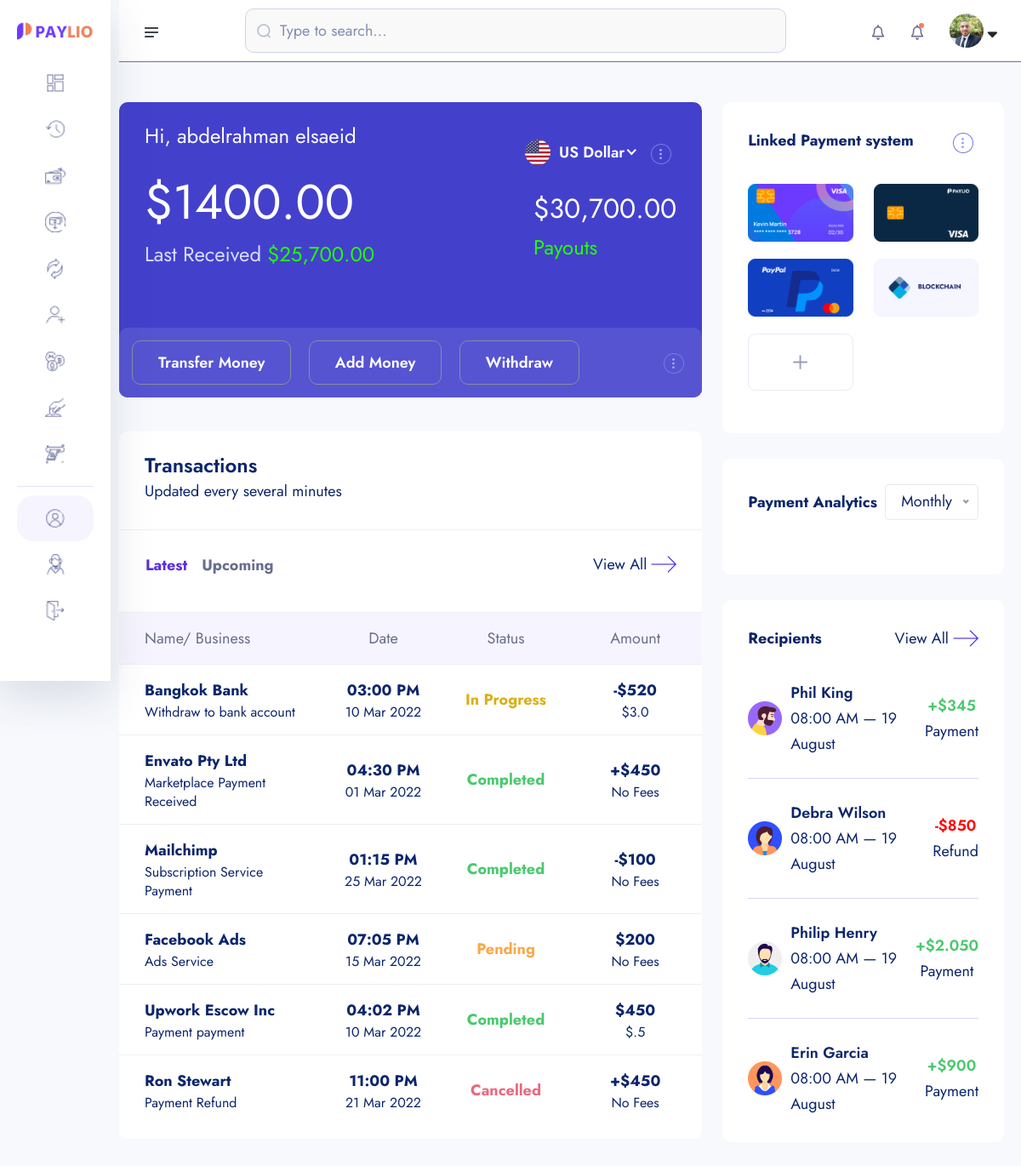
Page /account/dashboard (signed in) on the earlier database version.
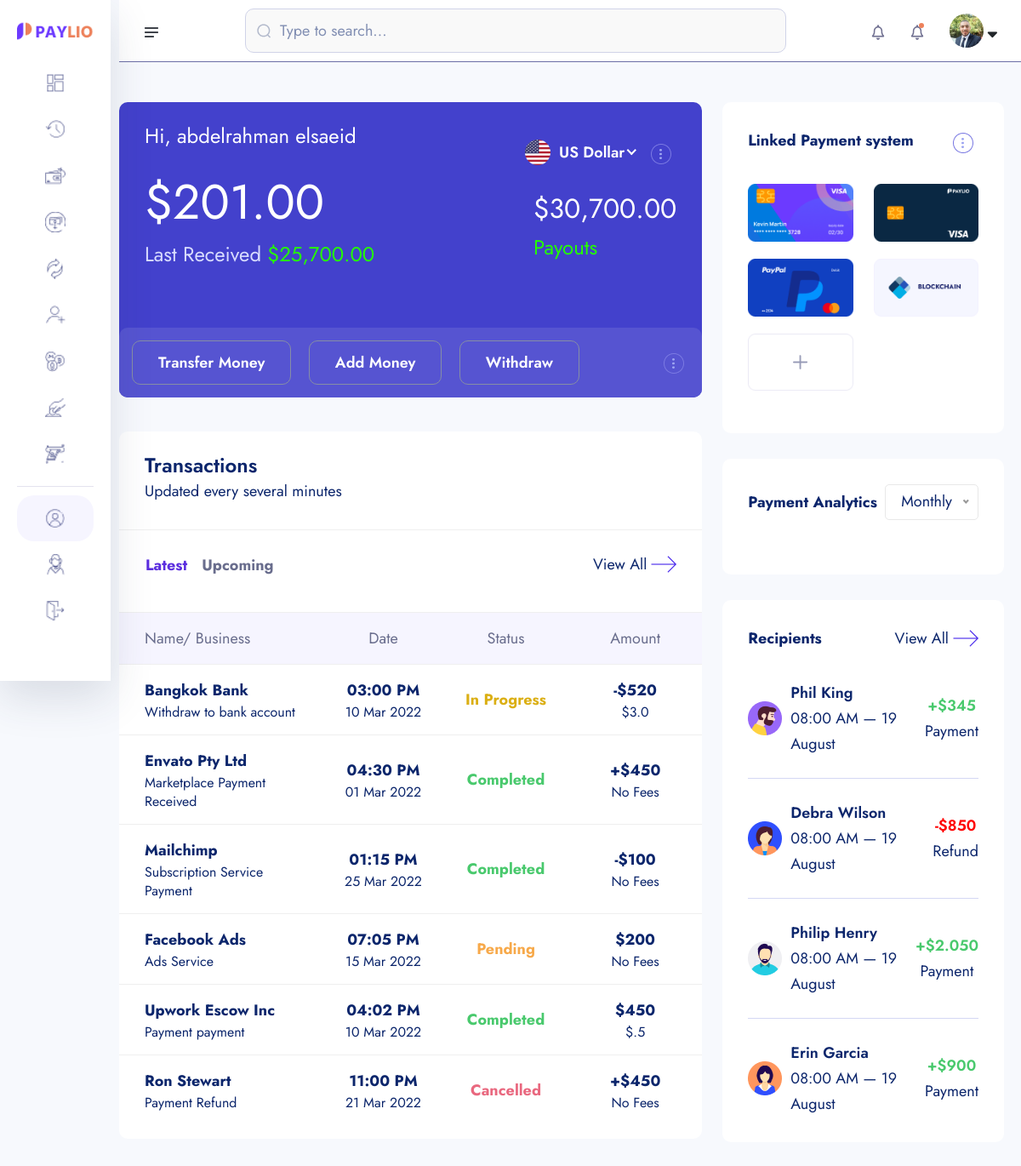
Same page on the later database version.
### account/models.py (models this page shows, shortened)
class Account(models.Model):
    id = models.UUIDField(primary_key=True, unique=True, default=uuid.uuid4, editable=False)
    user = models.OneToOneField(User, on_delete=models.CASCADE)
    account_balance = models.DecimalField(max_digits=12, decimal_places=2, default=0.00)
    account_number = ShortUUIDField(length=10, unique=True,max_length= 25, prefix="217", alphabet="1234567890" )
    account_id = ShortUUIDField(length=7, unique=True,max_length= 25, prefix="DEX", alphabet="1234567890" )
    pin_number = ShortUUIDField(length=4, unique=True,max_length= 7 , alphabet="1234567890" )
    red_code = ShortUUIDField(length=10, unique=True,max_length= 20, prefix="217", alphabet="abcdefghi1234567890" )
    account_status = models.CharField(max_length=100, choices= ACCOUNT_STATUS, default="in-active")
    date = models.DateTimeField(auto_now_add=True)
    kyc_submitted = models.BooleanField(default=False)
    kyc_confirmed = models.BooleanField(default=False)
    recommended_by = models.ForeignKey(User, on_delete=models.DO_NOTHING, blank=True, null=True, related_name="recommended_by")
    class Meta:
        ordering = ['-date']

### account/views.py (the view)
# urls.py: path("dashboard",Dashboard , name='dashboard'),
def Dashboard(request):
    user = request.user
    if request.user.is_authenticated:
        try:
            kyc = KYC.objects.get(user=user)
        except:
            messages.warning(request, "You Need To Submit YOur KYC")
            return redirect("account:kyc-form")
        account = Account.objects.get(user=user)
    else:
        messages.warning(request, "You Need To Login")
        return redirect("userauths:sign-in")
    context = {
        'account':account,
        'kyc':kyc,
    }
    return render(request, 'account/dashboard.html', context)

### templates/account/dashboard.html (shortened to what the changed rows need)
{% extends "partials/dashboard-base.html" %}
{% load static %}
{% load humanize %}
{% block content %}
    <section class="dashboard-section body-collapse">
        <div class="overlay pt-120">
            <div class="container-fruid">
                <div class="row">
                    <div class="col-xl-8 col-lg-7">
                        <div class="section-content">
                            <div class="acc-details">
                                <div class="top-area">
                                    <div class="left-side">
                                        <h5>Hi, {{kyc.full_name}}</h5>
                                        <h2>${{account.account_balance}}</h2>
                                        <h5 class="receive">Last Received <span>$25,700.00</span></h5>
                                    </div>
                                </div>
                            </div>
                            <div class="transactions-area mt-40">
                                <div class="tab-content mt-40">
                                    <div class="tab-pane fade show active" id="latest" role="tabpanel" aria-labelledby="latest-tab">
                                        <div class="table-responsive">
                                            <table class="table">
                                                <thead>
                                                    <tr>
                                                        <th scope="col">Name/ Business</th>
                                                        <th scope="col">Date</th>
                                                        <th scope="col">Status</th>
                                                        <th scope="col">Amount</th>
                                                    </tr>
                                                </thead>
                                                <tbody>
                                                    <tr data-bs-toggle="modal" data-bs-target="#transactionsMod">
                                                        <th scope="row">
                                                            <p>Bangkok Bank</p>
                                                            <p class="mdr">Withdraw to bank account</p>
                                                        </th>
                                                    </tr>
                                                    <tr data-bs-toggle="modal" data-bs-target="#transactionsMod">
                                                        <th scope="row">
                                                            <p>Envato Pty Ltd</p>
                                                            <p class="mdr">Marketplace Payment Received</p>
                                                        </th>
                                                    </tr>
                                                    <tr data-bs-toggle="modal" data-bs-target="#transactionsMod">
                                                        <th scope="row">
                                                            <p>Mailchimp</p>
                                                            <p class="mdr">Subscription Service Payment</p>
                                                        </th>
                                                    </tr>
                                                    <tr data-bs-toggle="modal" data-bs-target="#transactionsMod">
                                                        <th scope="row">
                                                            <p>Facebook Ads</p>
                                                            <p class="mdr">Ads Service</p>
                                                        </th>
                                                    </tr>
                                                    <tr data-bs-toggle="modal" data-bs-target="#transactionsMod">
                                                        <th scope="row">
                                                            <p>Upwork Escow Inc</p>
                                                            <p class="mdr">Payment payment</p>
                                                        </th>
                                                    </tr>
                                                    <tr data-bs-toggle="modal" data-bs-target="#transactionsMod">
                                                        <th scope="row">
                                                            <p>Ron Stewart</p>
                                                            <p class="mdr">Payment Refund</p>
                                                        </th>
                                                    </tr>
                                                </tbody>
                                            </table>
                                        </div>
                                    </div>
                                </div>
                            </div>
                        </div>
                    </div>
                </div>
            </div>
        </div>
    </section>
{% endblock content %}

Differences in the rows shown:
changed Account: account_balance "1400.00" → "201.00"
